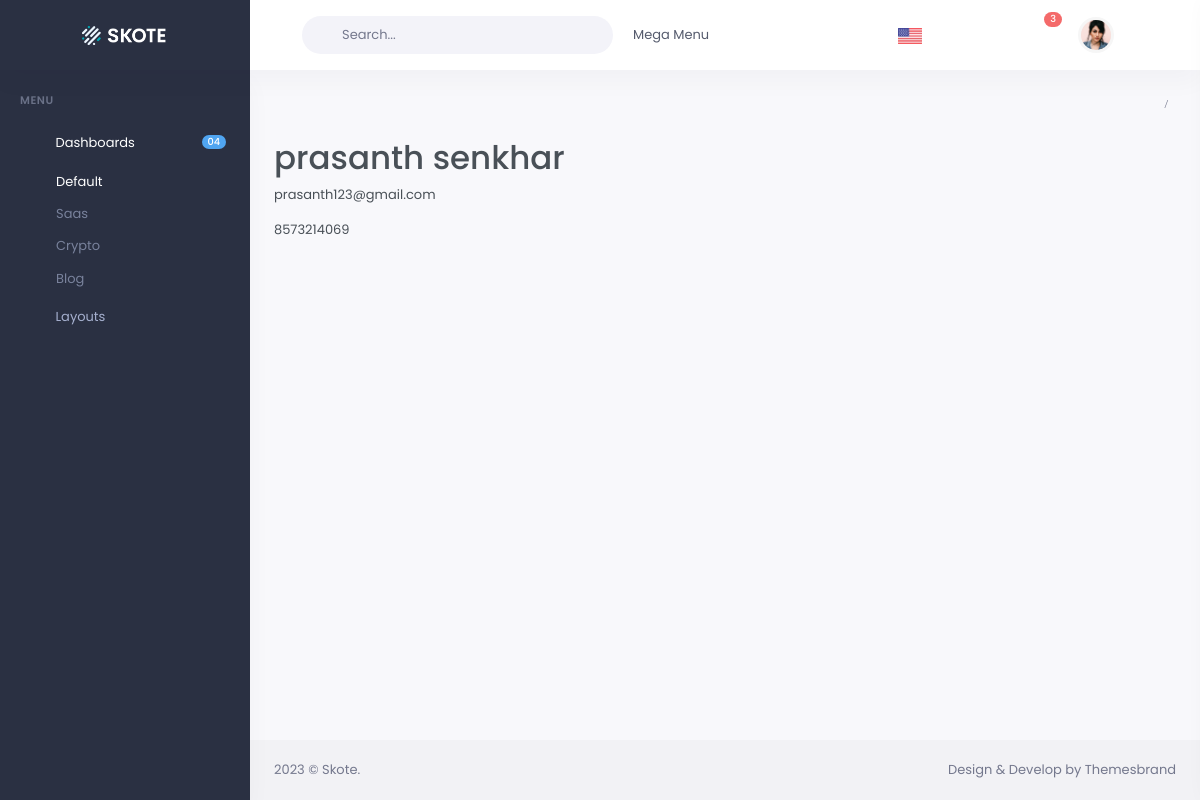
Screenshot of /retrieve/1 with the database file from the repository.
### app_1/models.py (models this page shows, shortened)
class Employee(models.Model):
    first_name = models.CharField(max_length=30)
    last_name = models.CharField(max_length=30)
    mobile = models.CharField(max_length=10)
    email = models.EmailField()

### app_1/views.py (the view)
# urls.py: path('retrieve/<int:pk>', EmployeeDetail.as_view(), name = 'EmployeeDetail'),
class EmployeeDetail(DetailView):
    model = Employee
    template_name = 'model_detail.html'

### templates/model_detail.html
{% extends 'partials/base.html' %}
{% block contents %}
<h1>{{ object.first_name }} {{object.last_name}}</h1>
    <p>{{ object.email }}</p>
    <p>{{ object.mobile }}</p>
{% endblock %}

### rows the page displays
Employee: first_name "prasanth", last_name "senkhar", email "prasanth123@gmail.com", mobile "8573214069"
